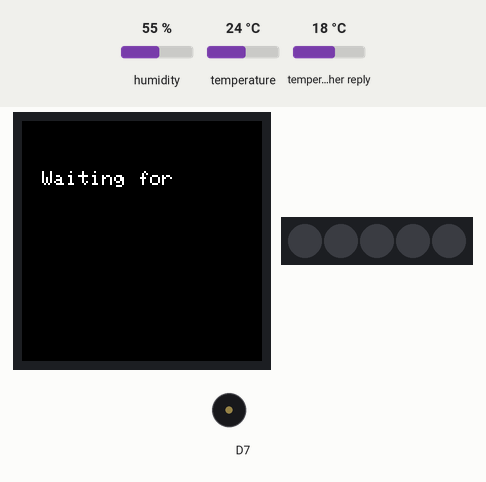
A sketch run on a simulated Arduino MKR. Shown: 240×240 colour display, 5 RGB LEDs in strip order, left to right, buzzer (waves = sounding). The test bench sets the inputs (shaded band); at power-on: humidity 55 %, temperature 24 °C, temperature in the weather reply 18 °C. WiFi joins after 1.5 s; servers stay silent unless stated; no MQTT or app messages arrive unless stated; web services answer with replies made up by the test bench; what the sketch prints to the serial monitor is not drawn.

Above: at 3.3 s.
At 15.6 s:
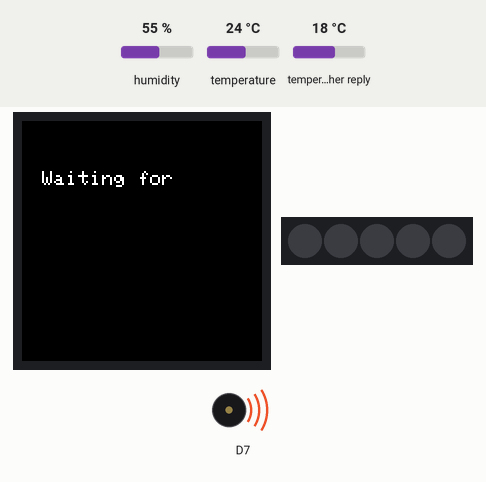
At 16.5 s:
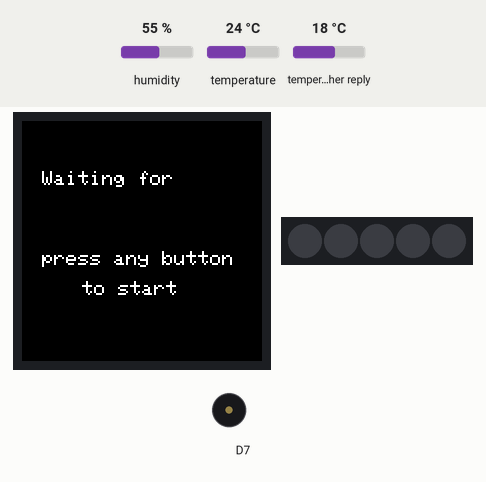
At 37.65 s:
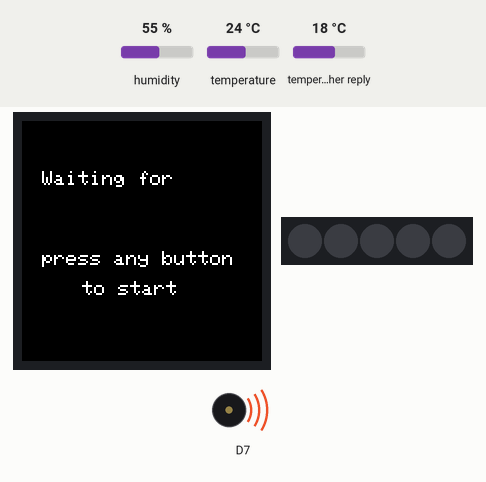
Timing chart, 0 to 39.3 s (numbered marks = the images above):
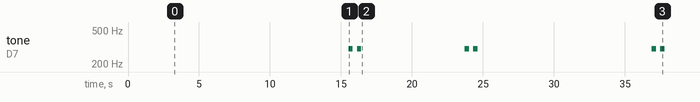

Measured:
- by itself, tone on D7: plays 300 Hz for 0.30 s, 300 Hz for 0.30 s, 300 Hz for 0.30 s, 300 Hz for 0.30 s, 300 Hz for 0.30 s, 300 Hz for 0.30 s
- what the display in image 0 shows lasts 13.2 s, from 3.2 s to 16.4 s

The sketch:

PRUEBAS_DE_BUENO_mar14a.ino
```cpp
#include "arduino_secrets.h"
#include <Arduino_JSON.h>
#include <WiFiNINA.h>
#include <Arduino_MKRIoTCarrier.h>
#include <ArduinoMqttClient.h>
#include <PubSubClient.h>


MKRIoTCarrier carrier;

const char* ssid = "docent-passadissssss";
const char* password = "08044624";

const char* mqtt_server = "10.1.2.96";
const int mqtt_port = 1883;
const char* mqtt_user = "pi";
const char* mqtt_password = "raspberry";

int keyIndex = 0;


int status = WL_IDLE_STATUS;      // connection status
WiFiServer server(80);           // server socket

WiFiClient client2;
WiFiClient espClient;
  PubSubClient client(espClient);

const char* topic = "Proyecte";
const char* topic2 = "Proyecte1";


String relayState = "";


String apiKey = "1d22aab0e8be144c58b57f70cb5b9897"; //paste weather map API KEY between ""


String location2 = "Copenhagen, DK";
String location3 = "Madrid, ES";

bool changeLocation = false;


double temperature;
double feelsLike;
double lon;
double lat;

float temperatura;
float humedad;

void setup() {
  Serial.begin(9600);
  delay(1500);
  CARRIER_CASE = false;
  carrier.begin();
  carrier.display.setTextSize(2);
  carrier.display.setCursor(20, 50);

  enable_WiFi();
  connect_WiFi();
  server.begin();
  printWifiStatus();
    client.setServer(mqtt_server, mqtt_port);
  while (!client.connected()) {
    Serial.println("Conectando al servidor MQTT...");
    if (client.connect("arduinoClient", mqtt_user, mqtt_password)) {
      Serial.println("Conectado al servidor MQTT");
    } else {
      Serial.print("Error al conectar al servidor MQTT, rc=");
      Serial.print(client.state());
      Serial.println(" Intentando de nuevo en 5 segundos");
      delay(5000);
    }
    updateWeather();

  carrier.display.setTextSize(2);
  carrier.display.setCursor(20, 130);
  carrier.display.println("press any button");
  carrier.display.setCursor(60, 160);
  carrier.display.println("to start");
  }
}
void enable_WiFi() {
  // check for the WiFi module:
  if (WiFi.status() == WL_NO_MODULE) {
    Serial.println("Communication with WiFi module failed!");
    // don't continue
    while (true);
  }

  String fv = WiFi.firmwareVersion();
  if (fv < "1.0.0") {
    Serial.println("Please upgrade the firmware");
  }
}
void printWifiStatus() {
  // print the SSID of the network you're attached to:
  Serial.print("SSID: ");
  Serial.println(WiFi.SSID());

  // print your board's IP address:
  IPAddress ip = WiFi.localIP();
  Serial.print("IP Address: ");
  Serial.println(ip);


}
void connect_WiFi() {
  // attempt to connect to Wifi network:
  while (status != WL_CONNECTED) {
    Serial.print("Attempting to connect to SSID: ");
    Serial.println(ssid);
    // Connect to WPA/WPA2 network. Change this line if using open or WEP network:
    status = WiFi.begin(ssid, password);
    carrier.display.println("Waiting for        Connection ...");
    // wait 10 seconds for connection:
    delay(10000);
  }
}


void loop() {

  char temperatura_str[10];
  char humedad_str[10];
  sprintf(temperatura_str, "%.2f", temperatura);
  sprintf(humedad_str, "%.2f", humedad);

  char mensaje[50];
  snprintf(mensaje, sizeof(mensaje), "{\"temperatura\": %s, \"humedad\": %s}", temperatura_str, humedad_str);
  // Publicar el valor en el topic MQTT
  if (client.publish(topic, mensaje)) {
    Serial.println("Mensaje publicado correctamente");
  } else {
    Serial.println("Error al publicar el mensaje");
  }

  // Esperar un tiempo antes de enviar el siguiente mensaje
  delay(5000);


  temperatura = carrier.Env.readTemperature();
  humedad = carrier.Env.readHumidity();

  updateWeather();
  delay(5000);
  //Update touch buttons
  carrier.Buttons.update();

  //function to print out values
  if (carrier.Buttons.onTouchDown(TOUCH0)) {
    printTemperatura();
  }

  if (carrier.Buttons.onTouchDown(TOUCH1)) {
    printhumedad();
  }

}
  void printTemperatura() {
  if (temperatura > 80) {
    carrier.display.fillScreen(ST77XX_RED);
    carrier.display.setTextColor(ST77XX_WHITE); //white text
    carrier.display.setTextSize(2); //medium sized text
    carrier.display.setCursor(20, 110); //sets position for printing (x and y)
    carrier.display.print("Temp: ");
    carrier.display.print(temperatura);
    carrier.display.println(" C");
} else if (temperatura > 20 && temperatura <= 30) {
    carrier.display.fillScreen(ST77XX_GREEN);
    carrier.display.setTextColor(ST77XX_WHITE); //white text
    carrier.display.setTextSize(2); //medium sized text
    carrier.display.setCursor(20, 110); //sets position for printing (x and y)
    carrier.display.print("Temp: ");
    carrier.display.print(temperatura);
    carrier.display.println(" C");
} else if (temperatura >= 5 && temperatura <= 20) {
    carrier.display.fillScreen(ST77XX_BLUE);
    carrier.display.setTextColor(ST77XX_WHITE); //white text
    carrier.display.setTextSize(2); //medium sized text
    carrier.display.setCursor(20, 110); //sets position for printing (x and y)
    carrier.display.print("Temp: ");
    carrier.display.print(temperatura);
    carrier.display.println(" C");
}

}

void printhumedad() {
  //configuring display, setting background color, text size and text color

  if (humedad > 80) {
    carrier.display.fillScreen(ST77XX_RED);
    carrier.display.setTextColor(ST77XX_WHITE); //white text
    carrier.display.setTextSize(2); //medium sized text
    carrier.display.setCursor(20, 110); //sets position for printing (x and y)
    carrier.display.print("Humi: ");
    carrier.display.print(humedad);
    carrier.display.println(" %");
} else if (humedad > 60 && humedad <= 80) {
    carrier.display.fillScreen(ST77XX_YELLOW);
    carrier.display.setTextColor(ST77XX_WHITE); //white text
    carrier.display.setTextSize(2); //medium sized text
    carrier.display.setCursor(20, 110); //sets position for printing (x and y)
    carrier.display.print("Humi: ");
    carrier.display.print(humedad);
    carrier.display.println(" %");
} else if (humedad >= 30 && humedad <= 60) {
    carrier.display.fillScreen(ST77XX_BLUE);
    carrier.display.setTextColor(ST77XX_WHITE); //white text
    carrier.display.setTextSize(2); //medium sized text
    carrier.display.setCursor(20, 110); //sets position for printing (x and y)
    carrier.display.print("Humi: ");
    carrier.display.print(humedad);
    carrier.display.println(" %");
}

}

void updateWeather() {
  Serial.println("\nStarting connection to server...");
  // if you get a connection, report back via serial:
  if (client2.connect("api.openweathermap.org", 80)) { // Cambia la dirección IP por la del servidor HTTP
    Serial.println("Connected to server");
    // Make a HTTP request:
    client2.print("GET /data/2.5/weather?");

    //used to switch between locations
    changeLocation = !changeLocation;

    if (changeLocation == true) {
      client2.print("q=" + location3);
    }
    else {
      client2.print("q=" + location2);
    }


    client2.print("&appid=" + apiKey);
    client2.print("&cnt=3");
    client2.println("&units=metric");
    client2.println("Host: api.openweathermap.org");
    client2.println("Connection: close");
    client2.println();
  } else {
    Serial.println("Unable to connect");
  }
  delay(1000);

  String line = "";
  if (client2.connected()) {
    line = client2.readStringUntil('\n');
    Serial.println(line);
    JSONVar myObject = JSON.parse(line);

    String cityName = JSON.stringify(myObject["name"]);
    String weatherDescription = JSON.stringify(myObject["weather"][0]["description"]);

    double temperature = myObject["main"]["temp"];
    double feelsLike = myObject["main"]["feels_like"];
    double lon = myObject["coord"]["lon"];
    double lat = myObject["coord"]["lat"];

    // Formatear los datos en un mensaje JSON
    String mensaje = "{\"city\": \"" + cityName + "\", \"weather\": \"" + weatherDescription + "\", \"temperature\": " + String(temperature) + ", \"feels_like\": " + String(feelsLike) + ", \"lon\": " + String(lon) + ", \"lat\": " + String(lat) + "}";

    // Publicar el mensaje en el tema MQTT
    if (client.publish(topic2, mensaje.c_str())) {
      Serial.println("Mensaje publicado correctamente");
    } else {
      Serial.println("Error al publicar el mensaje");
    }

    carrier.Buzzer.sound(300);
    delay(300);
    carrier.Buzzer.noSound();
    delay(300);
    carrier.Buzzer.sound(300);
    delay(300);
    carrier.Buzzer.noSound();
  }
}
```

arduino_secrets.h
```cpp
#define SECRET_SSID ""
#define SECRET_OPTIONAL_PASS ""
```
